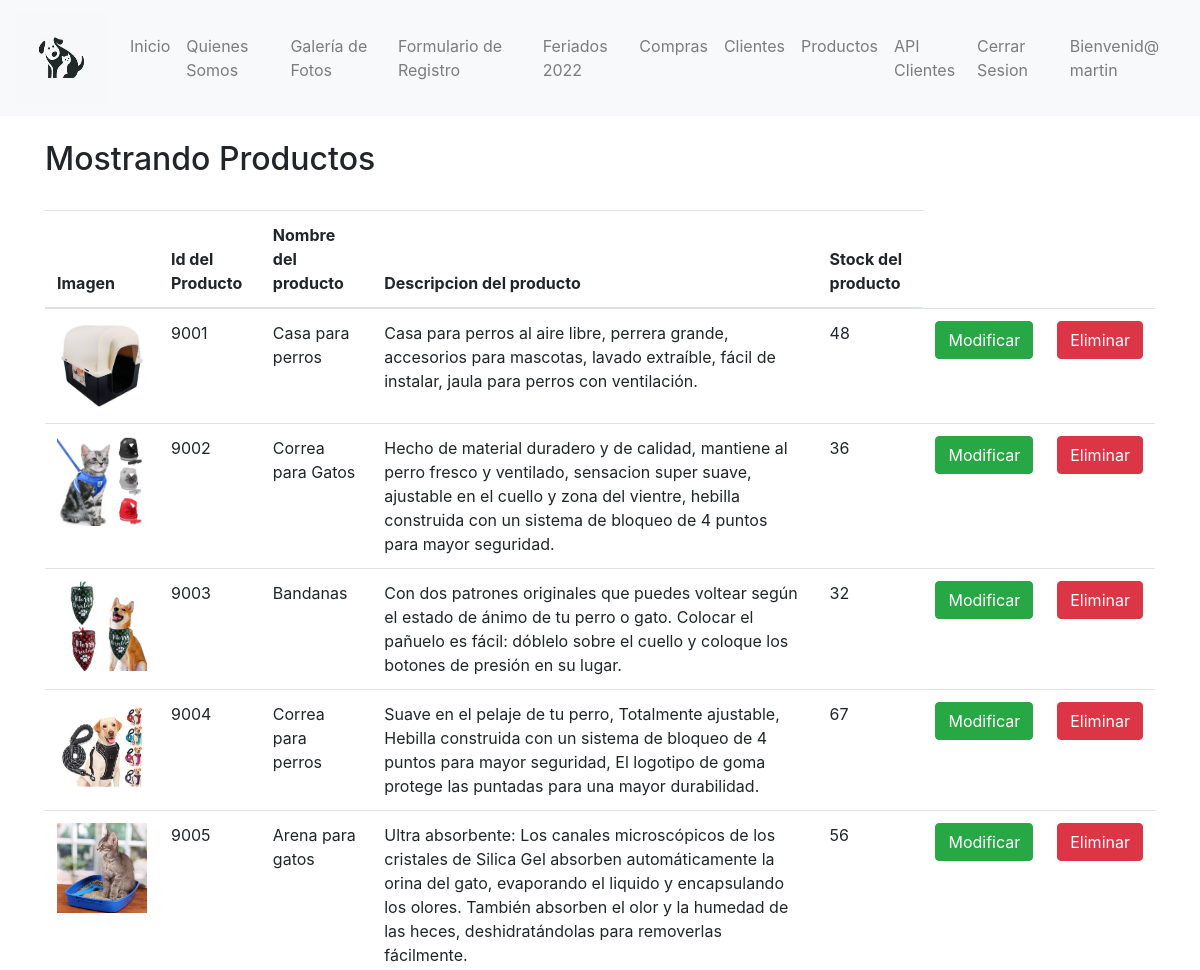
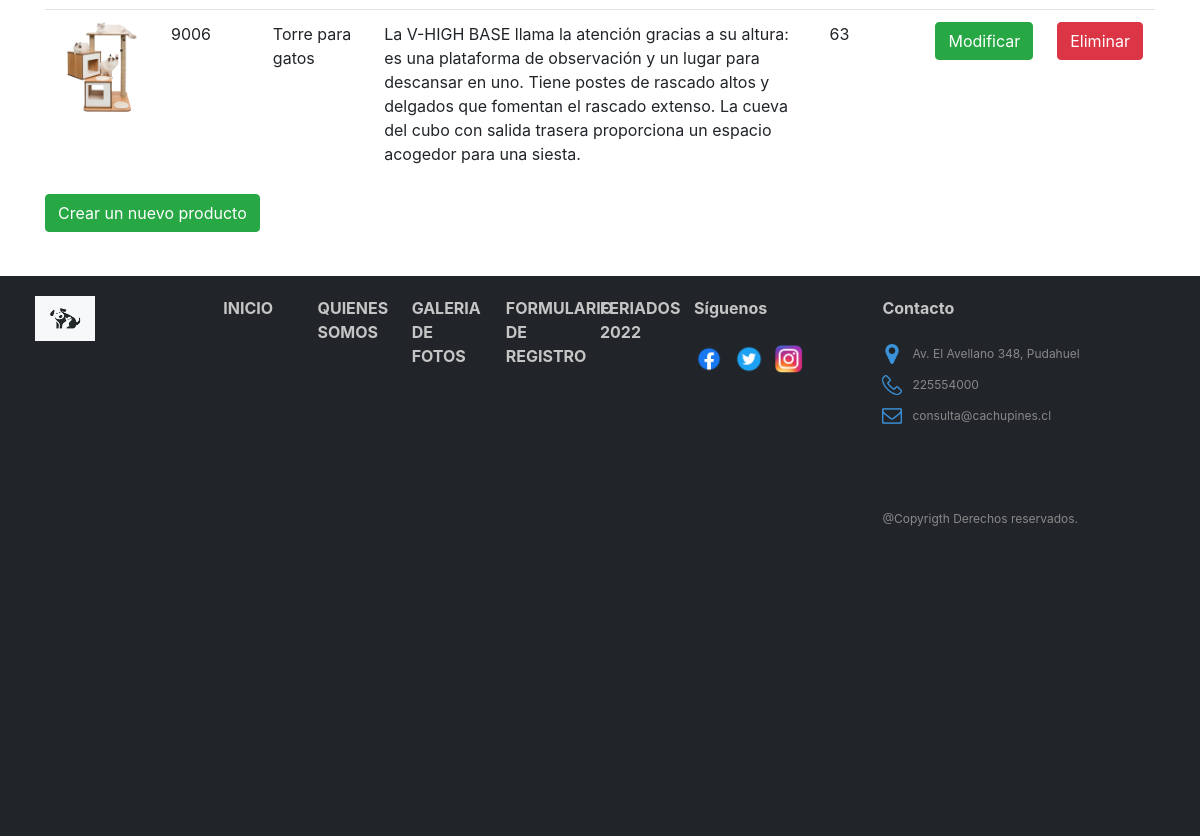
The page /mostrar2/ (signed in) on the database its author committed (2 pictures, top to bottom).
### app/models.py (models this page shows, shortened)
class Producto(models.Model):
    idprod = models.CharField(primary_key=True,max_length=10, verbose_name='Id Producto')
    image = models.ImageField(verbose_name="Imagen", upload_to="images")
    nombprod = models.CharField(max_length=50, verbose_name='Nombre producto')
    descripcion_prod= models.CharField(max_length=1000, verbose_name='Descripcion del producto')
    stock = models.IntegerField(verbose_name='Stock del producto')

### app/views.py (the view)
# urls.py: path('mostrar2/', mostrar2, name="mostrar2"),
@permission_required('app.add_producto')
def mostrar2(request):
    productos= Producto.objects.all()
    datos={
        'productos': productos
    }
    return render(request, 'mostrar2.html',datos)

### app/templates/mostrar2.html (shortened to what this page needs)
<!DOCTYPE html>
<html lang="en">
<head>
    {% load static %}
    <link rel="stylesheet" href="https://cdn.jsdelivr.net/npm/bootstrap@4.6.1/dist/css/bootstrap.min.css">
    <link href="{% static 'css/bootstrap.min.css' %}" type="text/css" rel="stylesheet">
    <link rel="stylesheet" href="{% static 'css/styles.css' %}">
</head>
<body>
  <nav class="navbar navbar-expand-sm navbar-light bg-light">
    <a class="navbar-brand" href="{% url 'index' %}">
      <img src="{% static 'img/logo.jpg' %}" width="90" height="90" alt="">
    </a>
    <div class="collapse navbar-collapse" id="opciones">
      <ul class="navbar-nav">
        {% if user.is_authenticated %}
          <li class="nav-item">
            <a class="nav-link" href="{% url 'index' %}">Inicio</a>
          </li>
          <li class="nav-item">
            <a class="nav-link" href="{% url 'quienessomos' %}">Quienes Somos</a>
          </li>
          <li class="nav-item">
            <a class="nav-link" href="{% url 'galeria' %}">Galería de Fotos</a>
          </li>
          <li class="nav-item">
            <a class="nav-link" href="{% url 'formulario' %}">Formulario de Registro</a>
          </li>
          <li class="nav-item">
            <a class="nav-link" href="{% url 'apiferiados' %}">Feriados 2022</a>
          </li>
          <li class="nav-item">
            <a class="nav-link" href="{% url 'mostrar3' %}">Compras</a>
          </li>
          {% if perms.app.view_cliente %}
          <li class="nav-item">
            <a class="nav-link" href="{% url 'mostrar' %}">Clientes</a>
          </li>
          {% endif %}
          {% if perms.app.view_producto %}
          <li class="nav-item">
            <a class="nav-link" href="{% url 'mostrar2' %}">Productos</a>
          </li>
          {% endif %}
          {% if perms.app.view_cliente %}
          <li class="nav-item">
            <a class="nav-link" href="{% url 'apiclientes' %}">API Clientes</a>
          </li>
          {% endif %}
          <li class="nav-item">
            <a class="nav-link" href="{% url 'logout' %}">Cerrar Sesion</a>
          </li>
          <li class="nav-item">
            <a class="nav-link" href="#">Bienvenid@ {{ user.username }}</a>
          </li>
        {% endif %}
      </ul>
    </div>
  </nav>
      <br>
    <div class="container">
        <h2>Mostrando Productos</h2>
        {% if user.is_authenticated %}
        <br>
        <table class="table">
            <thead>
                <tr>
                    <th>Imagen</th>
                    <th>Id del Producto</th>
                    <th>Nombre del producto</th>
                    <th>Descripcion del producto</th>
                    <th>Stock del producto</th>
                </tr>
            </thead>
            <tbody>
                {% for pr in productos %}
                <tr>
                    <td><img src="{{pr.image.url}}" width="90" height="90" alt=""></td>
                    <td>{{ pr.idprod }}</td>
                    <td>{{ pr.nombprod }}</td>
                    <td>{{ pr.descripcion_prod }}</td>
                    <td>{{ pr.stock }}</td>
                    <td><a href="{% url 'form_mod_producto' pr.idprod %}" class="btn btn-success">Modificar</a></td>
                    <td><a href="{% url 'form_del_producto' pr.idprod %}" class="btn btn-danger">Eliminar</a></td>
                </tr>
                {% endfor %}
            </tbody>
        </table>
        <a href="{% url 'forms_productos' %}" class="btn btn-success">Crear un nuevo producto</a>
    </div>
    <br>
    <footer>
        <div class="row col-12">
            <div class="col-lg-2">
                <img src="{% static 'img/logo.jpg' %}" alt="logoBookStop" width="60px">
            </div>
            <div class="col-lg-1">
                <a href="{% url 'index' %}" id="linkFooter"><strong>INICIO</strong></a>
            </div>
            <div class="col-lg-1">
                <a href="{% url 'quienessomos' %}" id="linkFooter"><strong>QUIENES SOMOS</strong></a>
            </div>
            <div class="col-lg-1">
                <a href="{% url 'galeria' %}" id="linkFooter"><strong>GALERIA DE FOTOS</strong></a>
            </div>
            <div class="col-lg-1">
              <a href="{% url 'formulario' %}" id="linkFooter"><strong>FORMULARIO DE REGISTRO</strong></a>
          </div>
          <div class="col-lg-1">
              <a href="{% url 'apiferiados' %}" id="linkFooter"><strong>FERIADOS 2022</strong></a>
          </div>
            <div class="col-lg-2">
                <strong>Síguenos</strong>
                <br><br>
                <div class="row">
                    <img src="{% static 'img/face.png' %}" alt="" width="30px" height="30px"
                        style=" margin-left: 15px;">
                    <img src="{% static 'img/twitter.png' %}" alt="" width="30px" height="30px" style=" margin-left: 10px;">
                    <img src="{% static 'img/insta.png' %}" alt="" width="30px" height="30px" style=" margin-left: 10px;">
                </div>
            </div>
            <div class="col-lg-3">
                <strong>Contacto</strong>
                <br><br>
                <div class="row">
                    <img src="{% static 'img/location.png' %}" alt="" width="20px" height="20px"
                        style="margin-right: 10px; margin-left: 15px;">
                    <p>Av. El Avellano 348, Pudahuel</p>
                </div>
                <div class="row">
                    <img src="{% static 'img/fono.png' %}" alt="" width="20px" height="20px"
                        style="margin-right: 10px; margin-left: 15px;">
                    <p>225554000</p>
                </div>
                <div class="row">
                    <img src="{% static 'img/email.png' %}" alt="" width="20px" height="20px"
                        style="margin-right: 10px; margin-left: 15px;">
                    <p>consulta@cachupines.cl</p>
                </div>
                <br><br><br>
                <p>@Copyrigth Derechos reservados.</p>
            </div>
        </div>
    </footer>
    {% else %}
    <br><br><br>
    <h1  style="color:red; text-align: center;">No tiene permisos para ver los productos </h1>
    {% endif %}
</body>
</html>

### app/static/css/styles.css (style rules this page uses)
footer { padding: 20px; color: #c5c5c5; background-color: #212529; height: 560px; margin-top: 20px; }
footer div p { font-size: 12px; color: #888888; padding-top: 5px; line-height: 10px; }
#linkFooter { color: #c5c5c5; text-decoration: none; }

### rows shown on the page
Producto: image (picture), idprod "9001", nombprod "Casa para perros", descripcion_prod "Casa para perros al aire libre, perrera grande, accesorios para mascotas, lavado extraíble, fácil de instalar, jaula para perros con ventilación.", stock "48"
Producto: image (picture), idprod "9002", nombprod "Correa para Gatos", descripcion_prod "Hecho de material duradero y de calidad, mantiene al perro fresco y ventilado, sensacion super suave, ajustable en el cuello y zona del vientre, hebilla construida con un sistema de bloqueo de 4 puntos para mayor seguridad.", stock "36"
Producto: image (picture), idprod "9003", nombprod "Bandanas", descripcion_prod "Con dos patrones originales que puedes voltear según el estado de ánimo de tu perro o gato. Colocar el pañuelo es fácil: dóblelo sobre el cuello y coloque los botones de presión en su lugar.", stock "32"
Producto: image (picture), idprod "9004", nombprod "Correa para perros", descripcion_prod "Suave en el pelaje de tu perro, Totalmente ajustable, Hebilla construida con un sistema de bloqueo de 4 puntos para mayor seguridad, El logotipo de goma protege las puntadas para una mayor durabilidad.", stock "67"
Producto: image (picture), idprod "9005", nombprod "Arena para gatos", descripcion_prod "Ultra absorbente: Los canales microscópicos de los cristales de Silica Gel absorben automáticamente la orina del gato, evaporando el liquido y encapsulando los olores. También absorben el olor y la humedad de las heces, deshidratándolas para removerlas fácilmente.", stock "56"
Producto: image (picture), idprod "9006", nombprod "Torre para gatos", descripcion_prod "La V-HIGH BASE llama la atención gracias a su altura: es una plataforma de observación y un lugar para descansar en uno. Tiene postes de rascado altos y delgados que fomentan el rascado extenso. La cueva del cubo con salida trasera proporciona un espacio acogedor para una siesta.", stock "63"

### other values the page prints
{{ user.username }} "martin"
